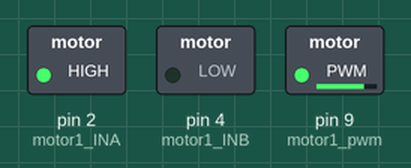
Simulated run of this sketch. Board: Arduino Uno, built with avr-gcc and run on an emulated ATmega328P. On the bench: switched loads named in the sketch (green lamp = pin HIGH).

Above: at 0.05 s.
At 1.95 s:
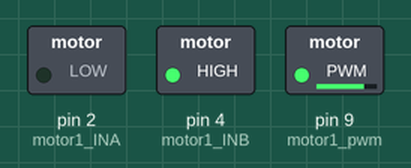
At 2.95 s:
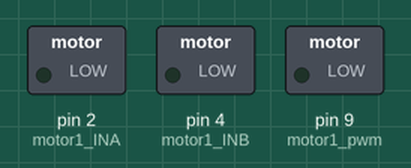
At 3.95 s:
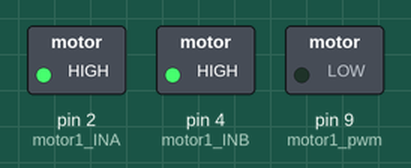
Timing chart, 0 to 5.2 s (numbered marks = the images above):
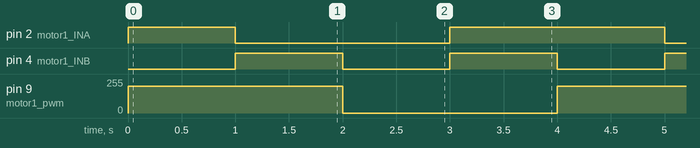

The sketch:

motor_test3.ino
```cpp
/*モータードライバ制御用プログラム*/

// モーター制御ピンの番号割当
const int motor1_INA = 2;
const int motor1_INB = 4;
const int motor1_pwm = 9;

// モーターパワー
int power = 200;

void setup(){
  pinMode(motor1_INA,OUTPUT); //信号用ピン
  pinMode(motor1_INB,OUTPUT); //信号用ピン
  pinMode(motor1_pwm,OUTPUT);
}

void loop(){

  //時計回り
  digitalWrite(motor1_INA,HIGH);
  digitalWrite(motor1_INB,LOW);
  analogWrite(motor1_pwm, power);
  delay(1000);

  //反時計回り
  digitalWrite(motor1_INA,LOW);
  digitalWrite(motor1_INB,HIGH);
  analogWrite(motor1_pwm, power);
  delay(1000);

  //フリー
  digitalWrite(motor1_INA,LOW);
  digitalWrite(motor1_INB,LOW);
  analogWrite(motor1_pwm, 0);
  delay(1000);

  //ブレーキ
  digitalWrite(motor1_INA,HIGH);
  digitalWrite(motor1_INB,HIGH);
  analogWrite(motor1_pwm, 0);
  delay(1000);
}
```

Measured:
- by itself, pin 2 (motor1_INA): repeats every 4.0 s: LOW 2.0 s, HIGH 2.0 s
- by itself, pin 4 (motor1_INB): alternates HIGH for 1.0 s and LOW for 1.0 s
- by itself, pin 9 (motor1_pwm): alternates 200/255 for 2.0 s and 0/255 for 2.0 s
